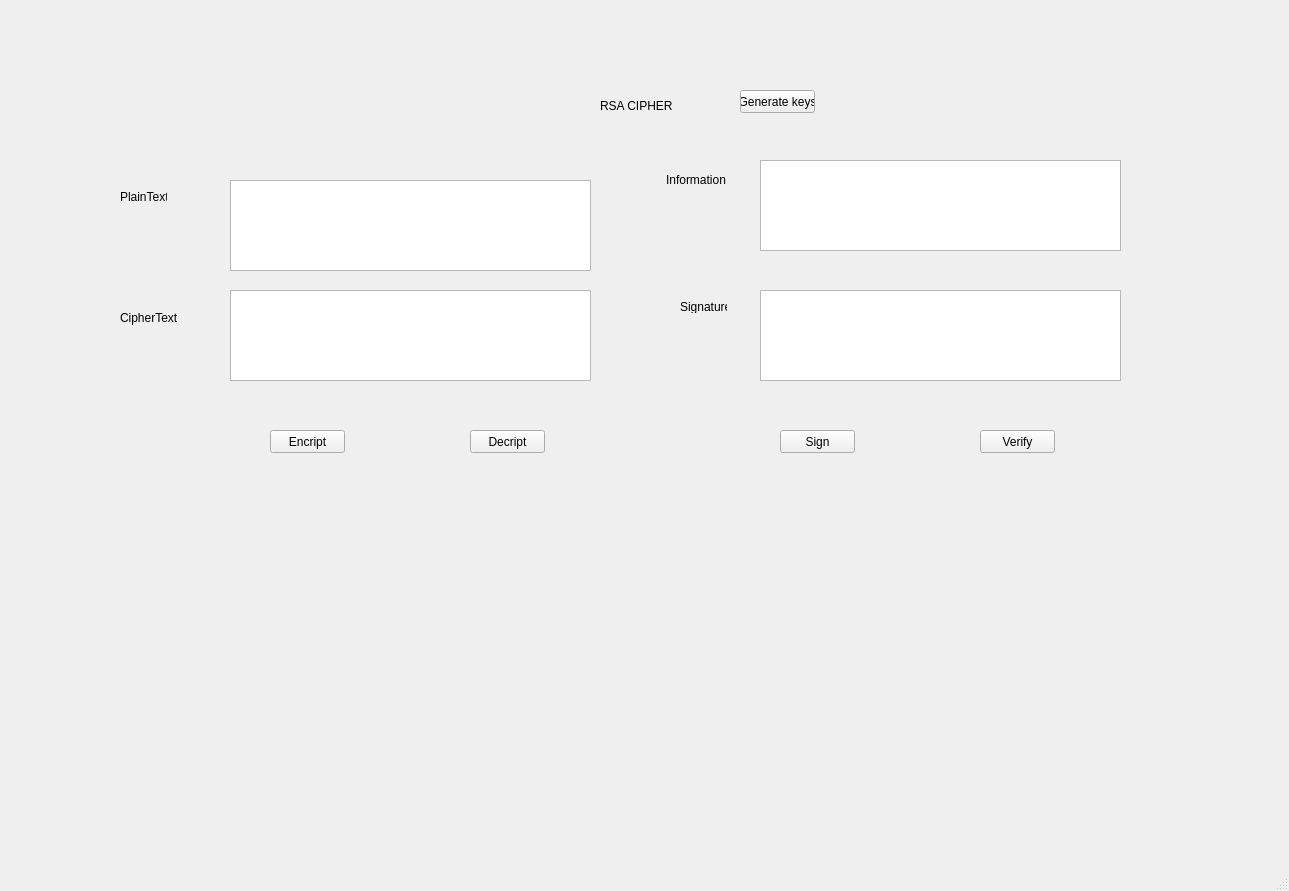
<?xml version="1.0" encoding="UTF-8"?>
<ui version="4.0">
 <class>MainWindow</class>
 <widget class="QMainWindow" name="MainWindow">
  <property name="geometry">
   <rect>
    <x>0</x>
    <y>0</y>
    <width>1289</width>
    <height>891</height>
   </rect>
  </property>
  <property name="windowTitle">
   <string>MainWindow</string>
  </property>
  <widget class="QWidget" name="centralwidget">
   <widget class="QPushButton" name="btn_encrypt">
    <property name="geometry">
     <rect>
      <x>270</x>
      <y>430</y>
      <width>75</width>
      <height>23</height>
     </rect>
    </property>
    <property name="text">
     <string>Encript</string>
    </property>
   </widget>
   <widget class="QPushButton" name="btn_sign">
    <property name="geometry">
     <rect>
      <x>780</x>
      <y>430</y>
      <width>75</width>
      <height>23</height>
     </rect>
    </property>
    <property name="text">
     <string>Sign</string>
    </property>
   </widget>
   <widget class="QPushButton" name="btn_decrypt">
    <property name="geometry">
     <rect>
      <x>470</x>
      <y>430</y>
      <width>75</width>
      <height>23</height>
     </rect>
    </property>
    <property name="text">
     <string>Decript</string>
    </property>
   </widget>
   <widget class="QPushButton" name="btn_verify">
    <property name="geometry">
     <rect>
      <x>980</x>
      <y>430</y>
      <width>75</width>
      <height>23</height>
     </rect>
    </property>
    <property name="text">
     <string>Verify</string>
    </property>
   </widget>
   <widget class="QLabel" name="label">
    <property name="geometry">
     <rect>
      <x>600</x>
      <y>80</y>
      <width>131</width>
      <height>51</height>
     </rect>
    </property>
    <property name="minimumSize">
     <size>
      <width>131</width>
      <height>0</height>
     </size>
    </property>
    <property name="maximumSize">
     <size>
      <width>131</width>
      <height>61</height>
     </size>
    </property>
    <property name="text">
     <string>RSA CIPHER</string>
    </property>
   </widget>
   <widget class="QTextBrowser" name="PlainText">
    <property name="geometry">
     <rect>
      <x>230</x>
      <y>180</y>
      <width>361</width>
      <height>91</height>
     </rect>
    </property>
   </widget>
   <widget class="QTextBrowser" name="CipherText">
    <property name="geometry">
     <rect>
      <x>230</x>
      <y>290</y>
      <width>361</width>
      <height>91</height>
     </rect>
    </property>
   </widget>
   <widget class="QTextBrowser" name="Signature">
    <property name="geometry">
     <rect>
      <x>760</x>
      <y>290</y>
      <width>361</width>
      <height>91</height>
     </rect>
    </property>
   </widget>
   <widget class="QTextBrowser" name="Information">
    <property name="geometry">
     <rect>
      <x>760</x>
      <y>160</y>
      <width>361</width>
      <height>91</height>
     </rect>
    </property>
   </widget>
   <widget class="QLabel" name="label_2">
    <property name="geometry">
     <rect>
      <x>120</x>
      <y>190</y>
      <width>47</width>
      <height>13</height>
     </rect>
    </property>
    <property name="text">
     <string>PlainText</string>
    </property>
   </widget>
   <widget class="QLabel" name="label_3">
    <property name="geometry">
     <rect>
      <x>120</x>
      <y>310</y>
      <width>61</width>
      <height>16</height>
     </rect>
    </property>
    <property name="text">
     <string>CipherText</string>
    </property>
   </widget>
   <widget class="QLabel" name="label_4">
    <property name="geometry">
     <rect>
      <x>666</x>
      <y>170</y>
      <width>71</width>
      <height>20</height>
     </rect>
    </property>
    <property name="text">
     <string>Information</string>
    </property>
   </widget>
   <widget class="QLabel" name="label_5">
    <property name="geometry">
     <rect>
      <x>680</x>
      <y>300</y>
      <width>47</width>
      <height>13</height>
     </rect>
    </property>
    <property name="text">
     <string>Signature</string>
    </property>
   </widget>
   <widget class="QPushButton" name="btn_gen_keys">
    <property name="geometry">
     <rect>
      <x>740</x>
      <y>90</y>
      <width>75</width>
      <height>23</height>
     </rect>
    </property>
    <property name="text">
     <string>Generate keys</string>
    </property>
   </widget>
  </widget>
  <widget class="QMenuBar" name="menubar">
   <property name="geometry">
    <rect>
     <x>0</x>
     <y>0</y>
     <width>1289</width>
     <height>21</height>
    </rect>
   </property>
  </widget>
  <widget class="QStatusBar" name="statusbar"/>
 </widget>
 <resources/>
 <connections/>
</ui>
